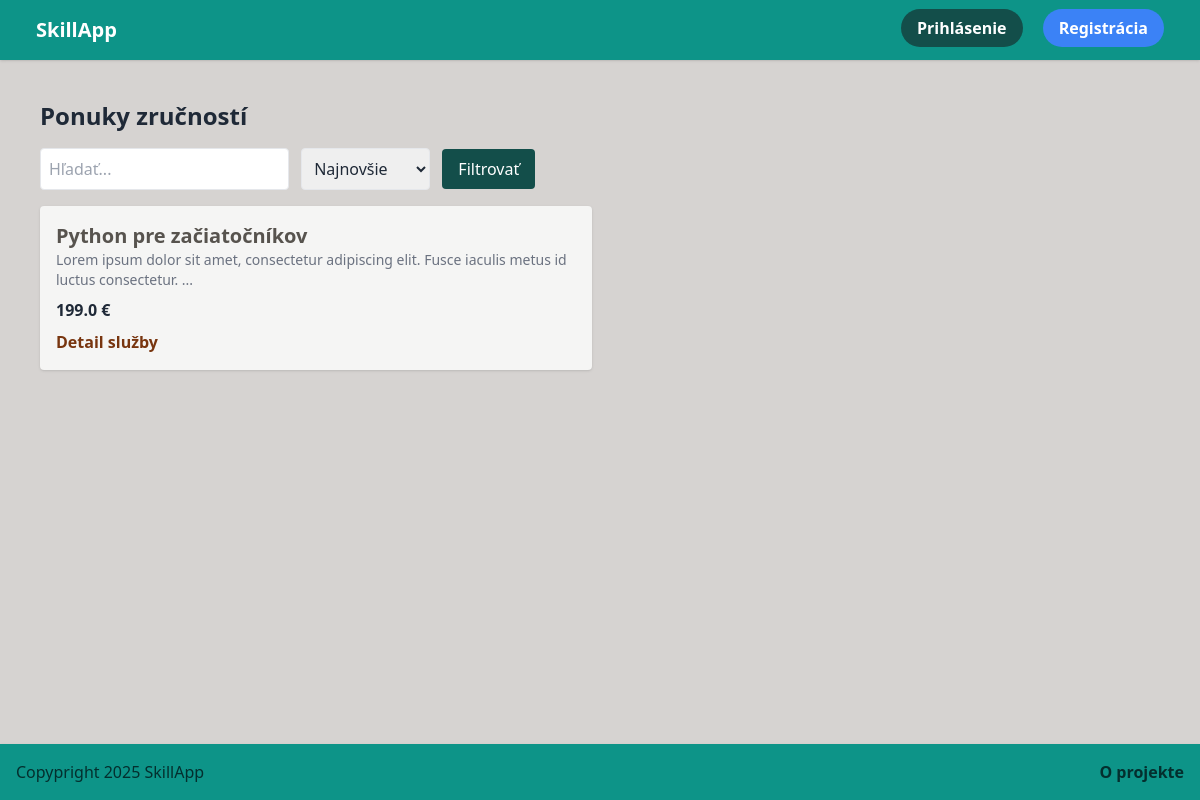
The app's page /, older data.
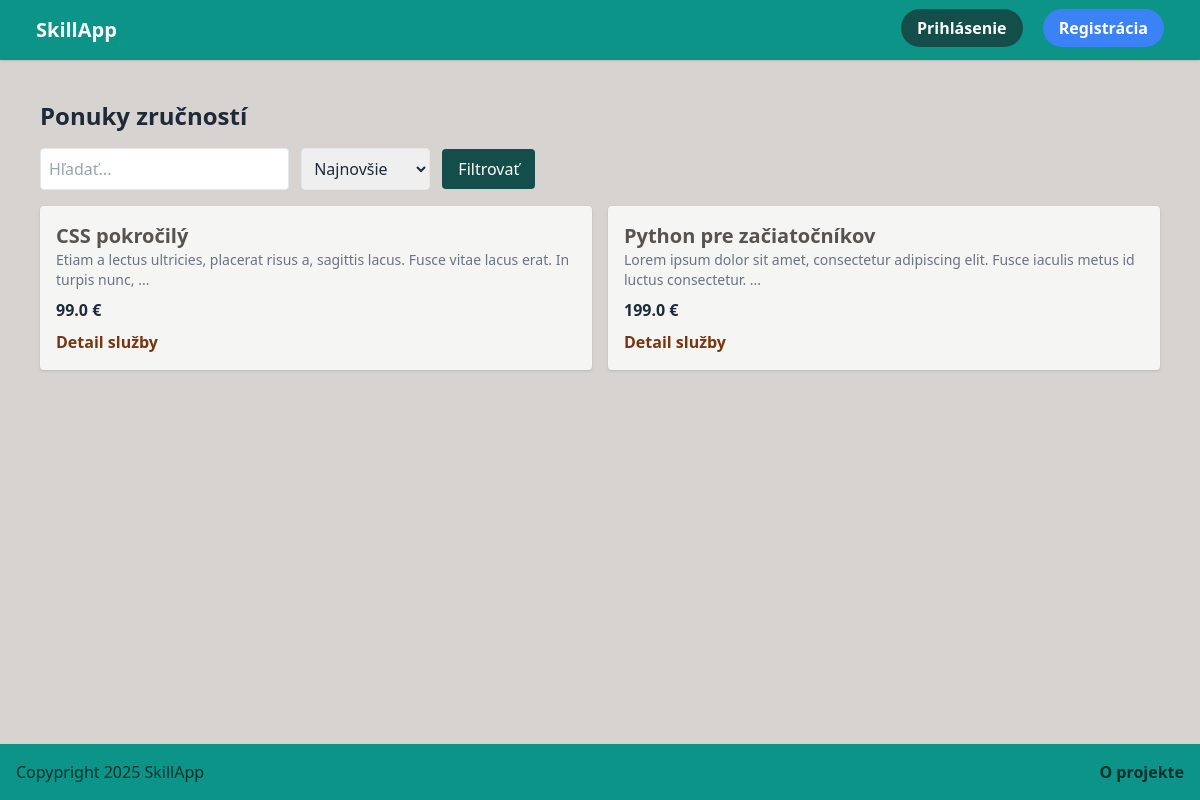
The same page, newer data.
### app.py (models this page shows)
class Service(db.Model):
    id = db.Column(db.Integer, primary_key=True)
    title = db.Column(db.String(100), nullable=False)
    description = db.Column(db.Text, nullable=False)
    price = db.Column(db.Float, nullable=False)
    user_id = db.Column(db.Integer, db.ForeignKey('user.id'), nullable=False)
    created_at = db.Column(db.DateTime, default=datetime.utcnow)

### app.py (the view)
@app.route('/')
def index():
    q = request.args.get('q', '')
    sort = request.args.get('sort', 'date')  # 'date' is default
    query = Service.query
    if q:
        query = query.filter(Service.title.contains(q))
    if sort == 'title':
        query = query.order_by(Service.title.asc())
    else:
        query = query.order_by(Service.created_at.desc())
    services = query.all()
    return render_template('index.html', services=services, query=q, sort=sort)

### templates/index.html (shortened to what this page needs)
{% extends 'base.html' %}
{% block content %}
<h1 class="text-2xl font-bold mb-4">Ponuky zručností</h1>
<form method="get" class="mb-4 space-x-2">
  <input type="text" name="q" placeholder="Hľadať..." value="{{ query }}" class="border p-2 rounded">
  <select name="sort" class="border p-2 rounded">
    <option value="date" {% if sort == 'date' %}selected{% endif %}>Najnovšie</option>
  </select>
  <button class="bg-teal-900 text-white hover:bg-teal-400 hover:text-teal-900 px-4 py-2 rounded">Filtrovať</button>
</form>
<div class="grid grid-cols-1 md:grid-cols-2 gap-4">
  {% for s in services %}
    <div class="bg-stone-100 p-4 rounded shadow">
      <h2 class="text-xl font-bold text-stone-600">{{ s.title }}</h2>
      <p class="text-sm text-gray-500">{{ s.description[:100] }}...</p>
      <p class="font-bold mt-2 mb-2">{{ s.price }} €</p>
      <a class="text-amber-900 font-bold" href="{{ url_for('service_detail', service_id=s.id) }}" class="text-blue-600 font-bold mt-8">Detail služby</a>
    </div>
  {% endfor %}
</div>
{% endblock %}

Row changes from the older to the newer data that the page shows:
added Service: title "CSS pokročilý", description "Etiam a lectus ultricies, placerat risus a, sagittis lacus. Fusce vitae lacus erat. In turpis nunc,", price "99.0"
